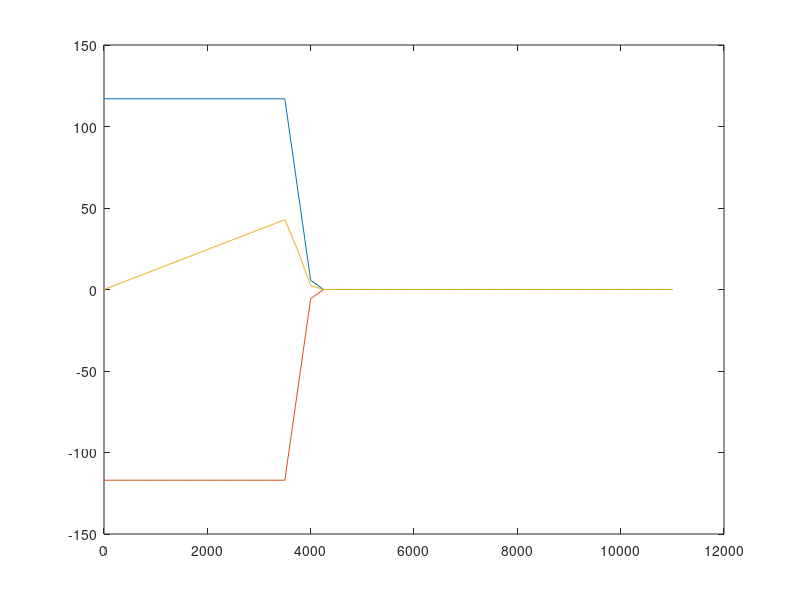

Source code (MATLAB):
%script generates motor and motor controller profiles based upon common specs

clear

%ENTER PROFILE NAME:
folderName = 'Electric_Machine_Data\';

profileName = 'test3_mc_em_combo.mat';

%MOTOR PARAMETER INPUT-------------
%----------------------------------
Number_of_Motors = 3;

motor_kv = 75;
motor_torque_per_A = 0.13;
peak_motor_current = 300;
peak_motor_power_kw = 15;
peak_motor_voltage = 60;

motor_efficiency = 0.88;
motor_mass_kg = 12.7;
motor_specific_heatCap = 0.3;
motor_coolingSys_heatCap = 800;
%----------------------------------
%----------------------------------

%MC PARAMETER INPUT-------------
%----------------------------------
peak_mc_current = 400;
peak_mc_voltage = 56;
peak_mc_power_kw = 19;

mc_efficiency = 0.94;
mc_mass_kg = 12.7;
mc_specific_heatCap = 0.3;
mc_coolingSys_heatCap = 600;
%----------------------------------
%----------------------------------

%Profile Generation----------------------------------
if peak_motor_voltage <= peak_mc_voltage
    peak_voltage = peak_motor_voltage;
else
    peak_voltage = peak_mc_voltage;
end

if peak_motor_current <= peak_mc_current
    peak_current = peak_motor_current;
else
    peak_current = peak_mc_current;
end

if peak_motor_power_kw <= peak_mc_power_kw
    peak_power_kw = peak_motor_power_kw;
else
    peak_power_kw = peak_mc_power_kw;
end

max_no_load_motor_rpm = motor_kv * peak_voltage;
peak_motor_torque = motor_torque_per_A * peak_current;
field_weakening_rpm = (30*peak_power_kw*1000)/(3.14*peak_motor_torque);
field_weakening_motor_torque_slope = peak_motor_torque / (field_weakening_rpm - max_no_load_motor_rpm);

N_RPM(1) = 0;
T_max_Peak(1) = peak_motor_torque;
motor_power(1) = 0;
for i=2:1:45 
    N_RPM(i) = (i-1)*250;
    if N_RPM(i) < field_weakening_rpm
        T_max_Peak(i) = peak_motor_torque;
        motor_power(i) = (N_RPM(i)*T_max_Peak(i)*3.14)/(30*1000);
    else
        for j=i:1:45
            T_max_Peak(j) = T_max_Peak(j-1) + 250*field_weakening_motor_torque_slope;
            N_RPM(j) = (j-1)*250;
            motor_power(j) = (N_RPM(j)*T_max_Peak(j)*3.14)/(30*1000);
            if T_max_Peak(j) <= 0 || (field_weakening_motor_torque_slope >= 0)
                T_max_Peak(j) = 0;
                motor_power(j) = 0;
            else
            end
            
        end
    end
end

motor_power = Number_of_Motors.*motor_power;

%define electric motor profile-----------------
EM.N_RPM = N_RPM;
EM.T_min_Peak = Number_of_Motors*(-1).*T_max_Peak;
EM.T_max_Peak = Number_of_Motors.*T_max_Peak;
EM.eff = motor_efficiency;
EM.specificHeatCap = motor_specific_heatCap;
EM.COOLSYS_heatCap = Number_of_Motors*motor_coolingSys_heatCap;
EM.torqueConstant = motor_torque_per_A;
EM.kv = motor_kv;
EM.mass_kg = Number_of_Motors*motor_mass_kg;

%define motor controller profile---------------
MC.eff = mc_efficiency;
MC.specificHeatCap = mc_specific_heatCap;
MC.COOLSYS_heatCap = Number_of_Motors*mc_coolingSys_heatCap;
MC.mass_kg = Number_of_Motors*mc_mass_kg;

%save new profile
saveName = strcat(folderName, profileName);
save(saveName, 'EM', 'MC');

%plot torque curve as verification
figure;
plot(EM.N_RPM, EM.T_max_Peak);
hold on;
plot(EM.N_RPM, EM.T_min_Peak);
plot(EM.N_RPM, motor_power);
hold off;

%output peak power as a check
Peak_Motor_Power = max(motor_power)